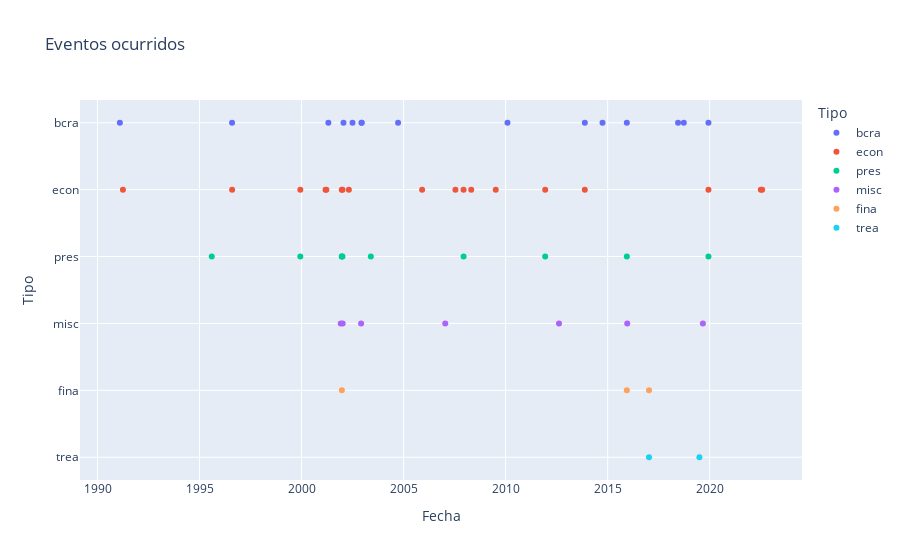

Here is the notebook cell this chart was saved with:
### Code cell
px.scatter(events, x='d', y='t', color='t', labels={'t': 'Tipo', 'd':'Fecha'}, title='Eventos ocurridos')

### Figure 1 — Plotly figure (JSON) as saved in the notebook; plotly's stock layout.template omitted (floating-point values rounded to 4 significant figures)
{"data": [{"hovertemplate": "Tipo=%{y}<br>Fecha=%{x}<extra></extra>", "legendgroup": "bcra", "marker": {"color": "#636efa", "symbol": "circle"}, "mode": "markers", "name": "bcra", "orientation": "v", "showlegend": true, "type": "scatter", "x": ["1991-02-05", "1996-08-05", "2001-04-25", "2002-01-21", "2002-07-01", "2002-12-11", "2002-12-11", "2004-09-24", "2010-02-03", "2013-11-18", "2014-10-01", "2015-12-10", "2018-06-14", "2018-09-25", "2019-12-10"], "xaxis": "x", "y": ["bcra", "bcra", "bcra", "bcra", "bcra", "bcra", "bcra", "bcra", "bcra", "bcra", "bcra", "bcra", "bcra", "bcra", "bcra"], "yaxis": "y"}, {"hovertemplate": "Tipo=%{y}<br>Fecha=%{x}<extra></extra>", "legendgroup": "econ", "marker": {"color": "#EF553B", "symbol": "circle"}, "mode": "markers", "name": "econ", "orientation": "v", "showlegend": true, "type": "scatter", "x": ["1991-04-01", "1996-08-06", "1999-12-10", "2001-03-05", "2001-03-20", "2001-12-21", "2002-01-03", "2002-04-27", "2005-11-28", "2007-07-17", "2007-12-10", "2008-04-25", "2009-07-08", "2011-12-10", "2013-11-18", "2019-12-10", "2022-07-04", "2022-07-28"], "xaxis": "x", "y": ["econ", "econ", "econ", "econ", "econ", "econ", "econ", "econ", "econ", "econ", "econ", "econ", "econ", "econ", "econ", "econ", "econ", "econ"], "yaxis": "y"}, {"hovertemplate": "Tipo=%{y}<br>Fecha=%{x}<extra></extra>", "legendgroup": "pres", "marker": {"color": "#00cc96", "symbol": "circle"}, "mode": "markers", "name": "pres", "orientation": "v", "showlegend": true, "type": "scatter", "x": ["1995-08-08", "1999-12-10", "2001-12-21", "2001-12-23", "2002-01-02", "2003-05-25", "2007-12-10", "2011-12-10", "2015-12-10", "2019-12-10"], "xaxis": "x", "y": ["pres", "pres", "pres", "pres", "pres", "pres", "pres", "pres", "pres", "pres"], "yaxis": "y"}, {"hovertemplate": "Tipo=%{y}<br>Fecha=%{x}<extra></extra>", "legendgroup": "misc", "marker": {"color": "#ab63fa", "symbol": "circle"}, "mode": "markers", "name": "misc", "orientation": "v", "showlegend": true, "type": "scatter", "x": ["2001-12-03", "2002-01-06", "2002-12-02", "2007-01-16", "2012-08-13", "2015-12-17", "2019-09-01"], "xaxis": "x", "y": ["misc", "misc", "misc", "misc", "misc", "misc", "misc"], "yaxis": "y"}, {"hovertemplate": "Tipo=%{y}<br>Fecha=%{x}<extra></extra>", "legendgroup": "fina", "marker": {"color": "#FFA15A", "symbol": "circle"}, "mode": "markers", "name": "fina", "orientation": "v", "showlegend": true, "type": "scatter", "x": ["2001-12-23", "2015-12-10", "2017-01-10"], "xaxis": "x", "y": ["fina", "fina", "fina"], "yaxis": "y"}, {"hovertemplate": "Tipo=%{y}<br>Fecha=%{x}<extra></extra>", "legendgroup": "trea", "marker": {"color": "#19d3f3", "symbol": "circle"}, "mode": "markers", "name": "trea", "orientation": "v", "showlegend": true, "type": "scatter", "x": ["2017-01-10", "2019-07-01"], "xaxis": "x", "y": ["trea", "trea"], "yaxis": "y"}], "layout": {"legend": {"title": {"text": "Tipo"}, "tracegroupgap": 0}, "title": {"text": "Eventos ocurridos"}, "xaxis": {"anchor": "y", "domain": [0, 1], "title": {"text": "Fecha"}}, "yaxis": {"anchor": "x", "categoryarray": ["trea", "fina", "misc", "pres", "econ", "bcra"], "categoryorder": "array", "domain": [0, 1], "title": {"text": "Tipo"}}}}
